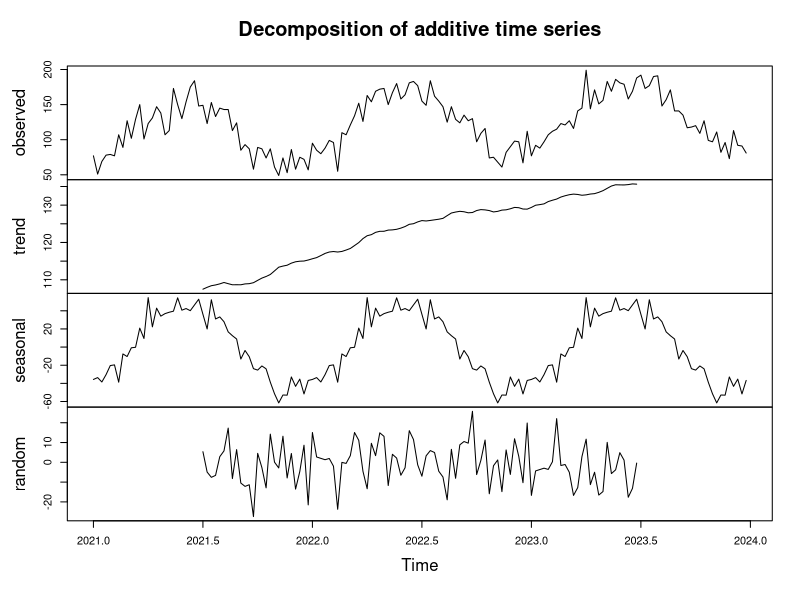
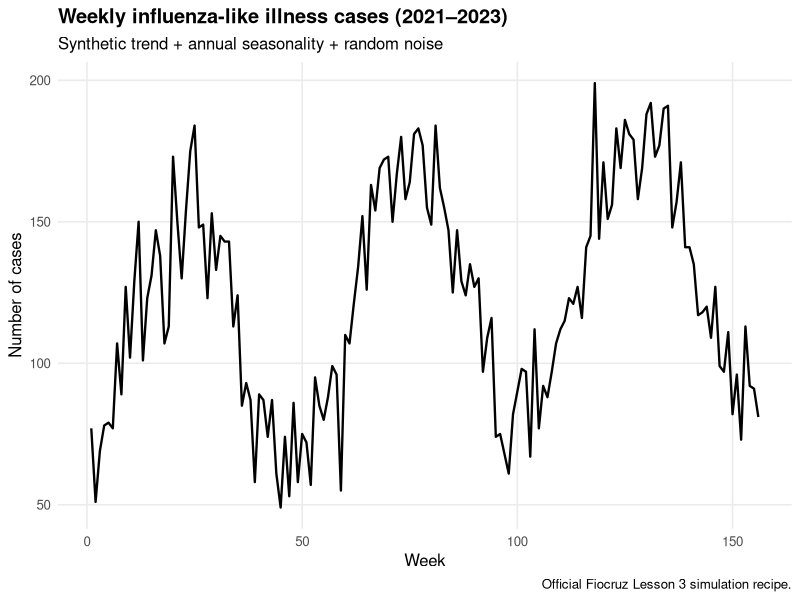
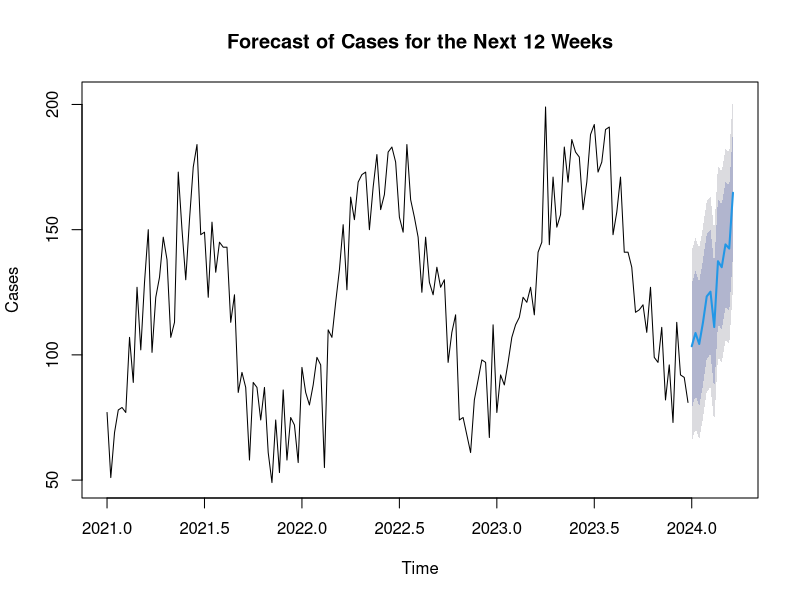

Recreate these plots in R, in order. (Note: this script raises an error after producing the figures.)
required <- c(
  "dplyr", "readr", "ggplot2", "tibble", "forecast"
)

missing <- required[
  !vapply(required, requireNamespace, logical(1), quietly = TRUE)
]

if (length(missing) > 0) {
  cat("\nInstalling missing R packages:", paste(missing, collapse = ", "), "\n")
  install.packages(missing, repos = "https://cloud.r-project.org")
}

suppressPackageStartupMessages({
  library(dplyr)
  library(readr)
  library(ggplot2)
  library(tibble)
  library(forecast)
})

# ------------------------------------------------------------
# Official Fiocruz simulation recipe
# ------------------------------------------------------------

set.seed(42)

n_semanas <- 156

serie_gripal <- tibble(
  semana = 1:n_semanas,
  ano = rep(2021:2023, each = 52),
  semana_ano = rep(1:52, 3)
) |>
  mutate(
    tendencia = 100 + 0.3 * semana,
    sazonalidade =
      50 * sin(
        2 * pi * (semana_ano - 10) / 52
      ),
    ruido = rnorm(n_semanas, 0, 15),
    casos = round(
      pmax(
        tendencia + sazonalidade + ruido,
        10
      )
    )
  )

cat("\n============================================================\n")
cat("ACTIVITY 2 — TIME SERIES\n")
cat("============================================================\n")

cat("\nFirst observations:\n")
print(serie_gripal |> slice_head(n = 12))

serie_ts <- ts(
  serie_gripal$casos,
  frequency = 52,
  start = c(2021, 1)
)

decomposicao <- decompose(
  serie_ts,
  type = "additive"
)

# Save the official-style decomposition plot.
png(
  "practice/manual_attempts/module3_lesson3/activity02_time_series_arima/outputs/time_series_decomposition.png",
  width = 1800,
  height = 1600,
  res = 200
)
plot(decomposicao)
dev.off()

p_series <- ggplot(
  serie_gripal,
  aes(
    x = semana,
    y = casos
  )
) +
  geom_line(linewidth = 0.8) +
  labs(
    title = "Weekly influenza-like illness cases (2021–2023)",
    subtitle = "Synthetic trend + annual seasonality + random noise",
    x = "Week",
    y = "Number of cases",
    caption = "Official Fiocruz Lesson 3 simulation recipe."
  ) +
  theme_minimal(base_size = 12) +
  theme(
    plot.title = element_text(face = "bold"),
    panel.grid.minor = element_blank()
  )

ggsave(
  "practice/manual_attempts/module3_lesson3/activity02_time_series_arima/outputs/weekly_ili_series.png",
  p_series,
  width = 10,
  height = 5.5,
  dpi = 300,
  bg = "white"
)

# ARIMA model selected automatically, matching the course activity.
modelo_arima <- auto.arima(
  serie_ts
)

cat("\nSelected ARIMA model:\n")
print(modelo_arima)

ordem <- arimaorder(modelo_arima)

model_summary <- tibble(
  p = ordem[["p"]],
  d = ordem[["d"]],
  q = ordem[["q"]],
  P = ordem[["P"]],
  D = ordem[["D"]],
  Q = ordem[["Q"]],
  frequency = frequency(serie_ts),
  AIC = AIC(modelo_arima),
  BIC = BIC(modelo_arima)
)

previsao <- forecast(
  modelo_arima,
  h = 12,
  level = c(80, 95)
)

cat("\n12-week forecast:\n")
print(previsao)

# Save the official forecast style.
png(
  "practice/manual_attempts/module3_lesson3/activity02_time_series_arima/outputs/arima_12_week_forecast.png",
  width = 1800,
  height = 1200,
  res = 200
)
plot(
  previsao,
  main = "Forecast of Cases for the Next 12 Weeks",
  xlab = "Time",
  ylab = "Cases"
)
dev.off()

decomposition_table <- tibble(
  week = serie_gripal$semana,
  observed = as.numeric(decomposicao$x),
  trend = as.numeric(decomposicao$trend),
  seasonal = as.numeric(decomposicao$seasonal),
  random = as.numeric(decomposicao$random)
)

forecast_table <- tibble(
  horizon_week = 1:12,
  point_forecast = as.numeric(previsao$mean),
  lower_80 = as.numeric(previsao$lower[, "80%"]),
  upper_80 = as.numeric(previsao$upper[, "80%"]),
  lower_95 = as.numeric(previsao$lower[, "95%"]),
  upper_95 = as.numeric(previsao$upper[, "95%"])
)

write_csv(
  serie_gripal,
  "practice/manual_attempts/module3_lesson3/activity02_time_series_arima/outputs/weekly_ili_data.csv"
)

write_csv(
  decomposition_table,
  "practice/manual_attempts/module3_lesson3/activity02_time_series_arima/outputs/decomposition_components.csv"
)

write_csv(
  model_summary,
  "practice/manual_attempts/module3_lesson3/activity02_time_series_arima/outputs/arima_model_summary.csv"
)

write_csv(
  forecast_table,
  "practice/manual_attempts/module3_lesson3/activity02_time_series_arima/outputs/forecast_12_weeks.csv"
)

# Validation.
stopifnot(nrow(serie_gripal) == 156)
stopifnot(frequency(serie_ts) == 52)
stopifnot(length(decomposicao$seasonal) == 156)
stopifnot(length(previsao$mean) == 12)
stopifnot(all(is.finite(as.numeric(previsao$mean))))
stopifnot(all(forecast_table$lower_95 <= forecast_table$point_forecast))
stopifnot(all(forecast_table$upper_95 >= forecast_table$point_forecast))

required_figures <- c(
  "practice/manual_attempts/module3_lesson3/activity02_time_series_arima/outputs/weekly_ili_series.png",
  "practice/manual_attempts/module3_lesson3/activity02_time_series_arima/outputs/time_series_decomposition.png",
  "practice/manual_attempts/module3_lesson3/activity02_time_series_arima/outputs/arima_12_week_forecast.png"
)

stopifnot(all(file.exists(required_figures)))

cat("\n✅ M3 LESSON 3 · ACTIVITY 2 PASSED\n")
cat(
  "Selected model: ARIMA(",
  ordem[["p"]], ",",
  ordem[["d"]], ",",
  ordem[["q"]], ")",
  sep = ""
)
cat("\n12 future weeks forecast successfully.\n")
